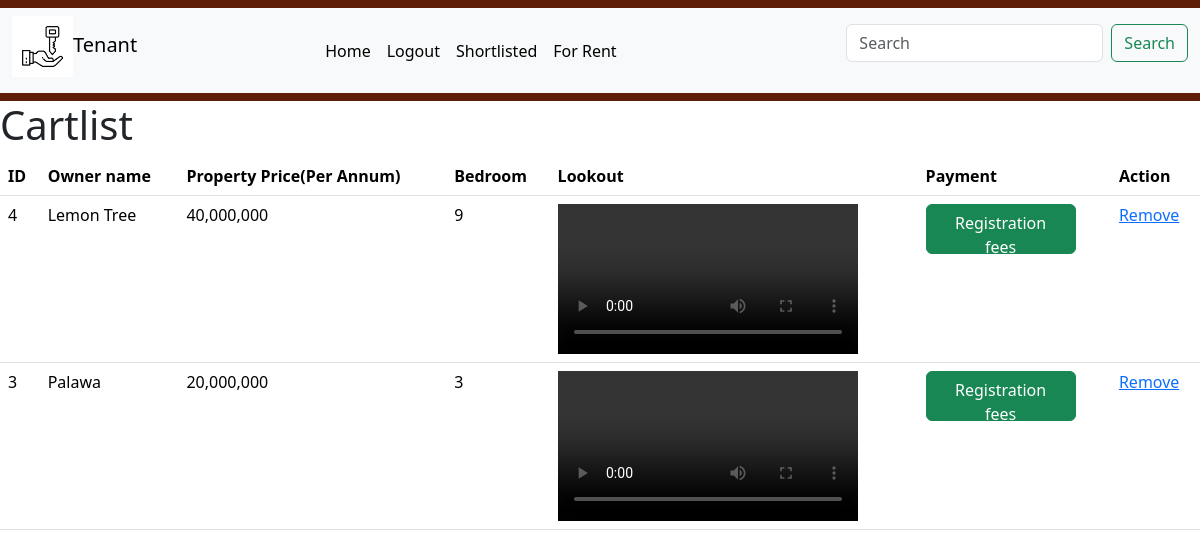
The app's page /cartlist (signed in) with its own data.
### houseapp/models.py (models this page shows, shortened)
class Shortlist(models.Model):
    user=models.ForeignKey(User,on_delete=models.CASCADE)
    product=models.ForeignKey(Property,on_delete=models.CASCADE)
    class Meta:
        db_table='shortlist'

class Property(models.Model):
    img=models.FileField(upload_to='videos/',default='')
    owner_name=models.CharField(max_length=30)
    price=models.CharField(max_length=40)
    bhk=models.CharField(max_length=30)
    contact=models.CharField(max_length=15)
    city=models.CharField(max_length=30,default='unknown')
    address=models.TextField(max_length=300)
    category=models.ForeignKey(Category,on_delete=models.CASCADE)
    class Meta:
        db_table='property'

### houseapp/views.py (the view)
# urls.py: path('cartlist',v.cartlist),
def cartlist(request):
    uid=request.session.get('uid')
    cl=Shortlist.objects.filter(user=uid)
    context={'cl':cl}
    return render(request,'cartlist.html',context)

### houseapp/templates/cartlist.html
{%include 'navbar.html'%}
<h1>Cartlist</h1>
<table class="table">
    <tr>
        <th>ID</th>
        <th>Owner name</th>
        <th>Property Price(Per Annum)</th>
        <th>Bedroom</th>
        <th>Lookout</th>
        <th>Payment</th>
        <th>Action</th>
    </tr>
    {%for i in cl%}
    <tr>
        <td>{{i.product.id}}</td>
        <td>{{i.product.owner_name}}</td>
        <td>{{i.product.price}}</td>
        <td>{{i.product.bhk}}</td>
        <td><video src="{{i.product.img}}" controls width="300px" hieght="50px"></video></td>
        <form action="">
        <td><button type="submit" style="width: 150px; height: 50px; font-size: 16px;" class="btn btn-success btn-block">Registration fees</button></td>
    </form>
        <td><a href="delete1/{{i.id}}">Remove</a></td>
    </tr>
    {%endfor%}
</table>

### records on screen
Shortlist: product.id "4", product.owner_name "Lemon Tree", product.price "40,000,000", product.bhk "9"
Shortlist: product.id "3", product.owner_name "Palawa", product.price "20,000,000", product.bhk "3"
